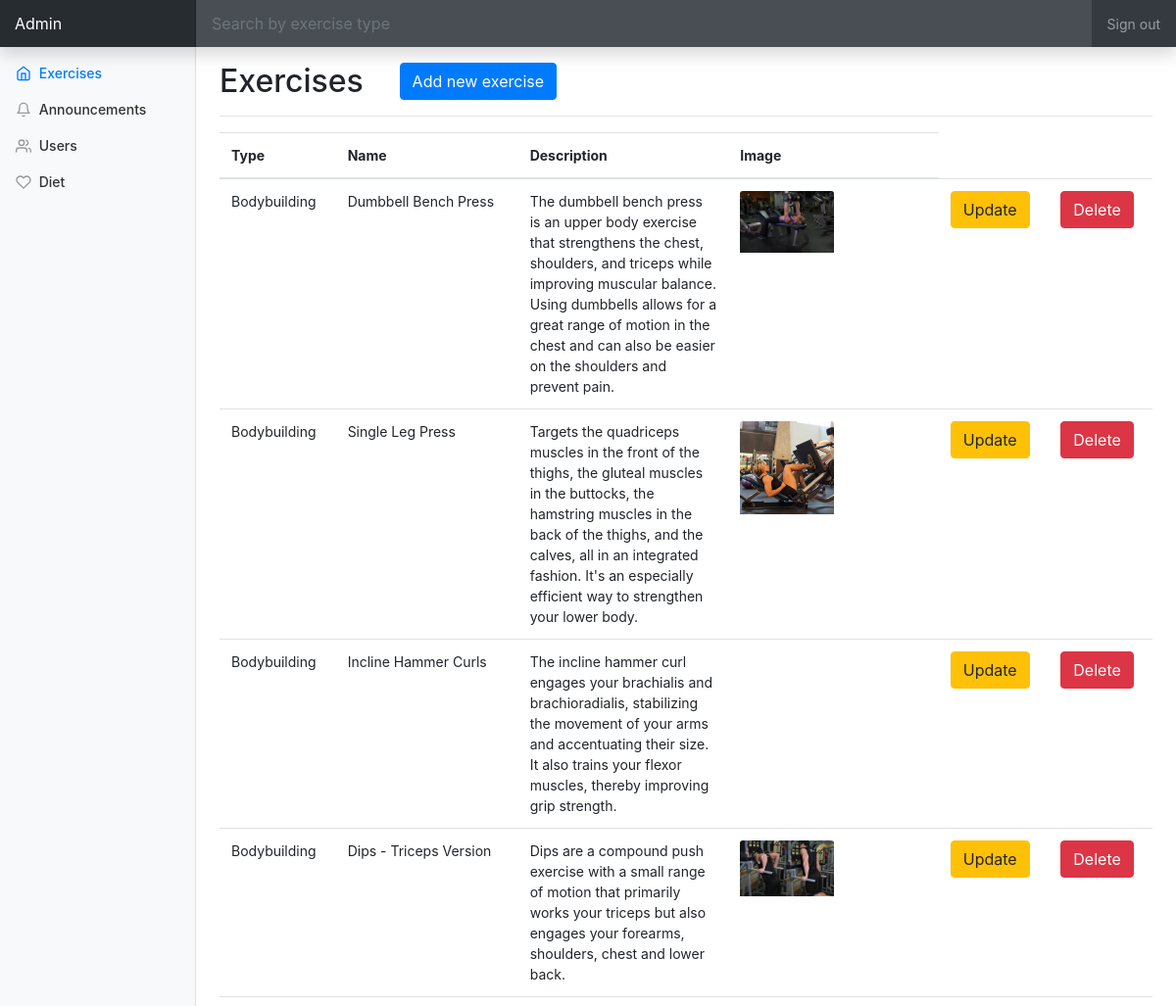
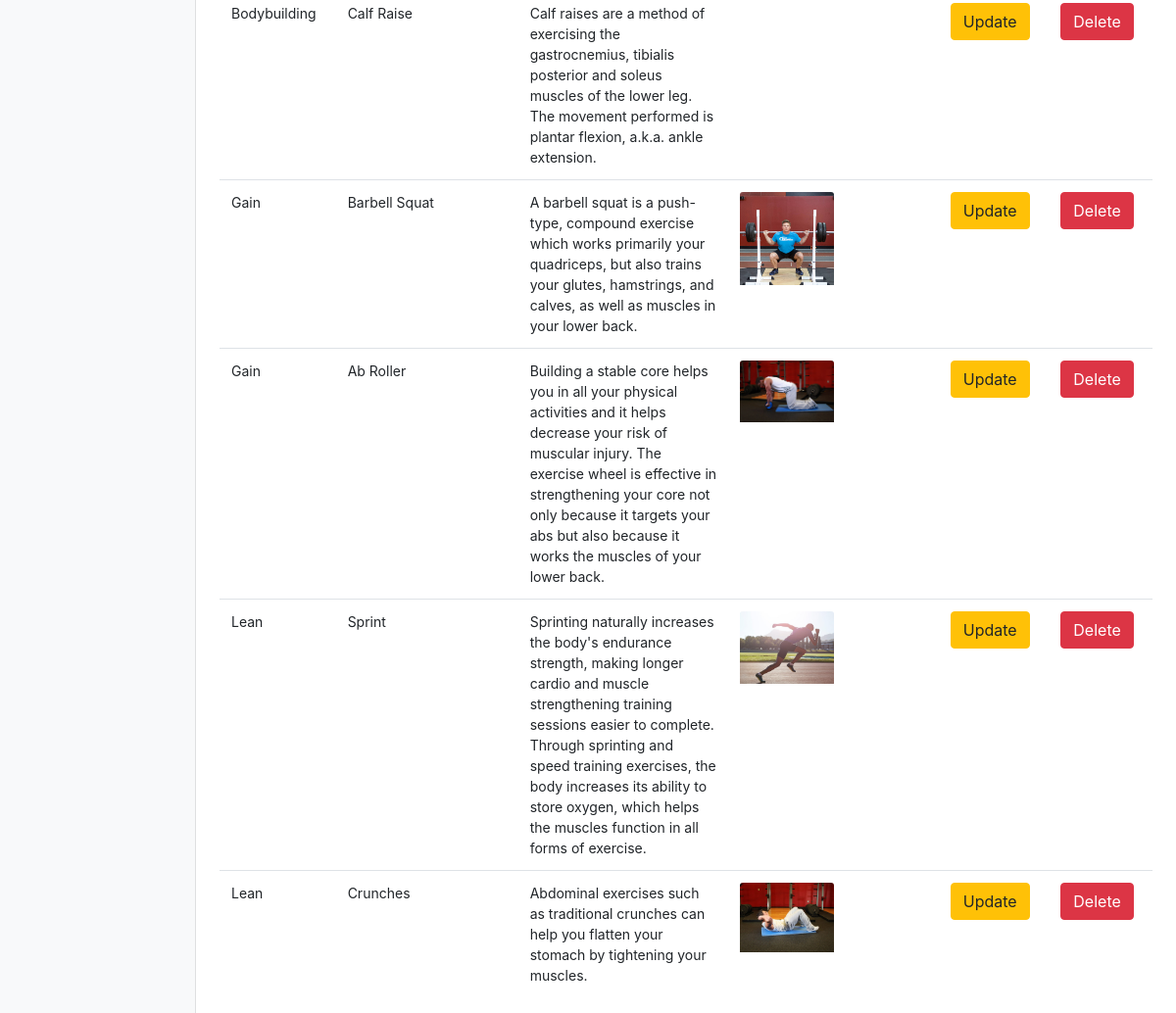
The app's page /adminpage.php with its own data (2 pictures, top to bottom).
### tables this page shows
CREATE TABLE `exercises` (
  `exercise_id` int(255) NOT NULL,
  `type` varchar(255) NOT NULL,
  `name` varchar(255) NOT NULL,
  `description` varchar(765) NOT NULL,
  `filepath` varchar(1025) NOT NULL,
  `activate` int(2) NOT NULL
);

### functions.php (called while the page is built, shortened)
<?php
	class dataOps{
		public $conn;
		public function __construct(){
			$this -> conn = mysqli_connect("localhost","root","","weighttrack");
		}
		public function retrieveExercise(){
			$sql = "SELECT * FROM exercises WHERE activate='1'";
			$exerciseArray = array();
			$res = mysqli_query($this->conn, $sql);
			while($row = mysqli_fetch_assoc($res)){
				$exerciseArray[] = $row;
			}
			return $exerciseArray;
		}
	}
?>

### adminpage.php (the view, shortened to what this page needs)
<!doctype html>
<html lang="en">
  <head>
    <?php include 'functions.php' ?>
    <link href="vendor/bootstrap/css/bootstrap.min.css" rel="stylesheet">
    <link href="css/dashboard.css" rel="stylesheet">
  </head>
  <body>
    <?php
      $dataOps = new dataOps();
      $exerciseArray = $dataOps->retrieveExercise();
    ?>
    <nav class="navbar navbar-dark fixed-top bg-dark flex-md-nowrap p-0 shadow">
      <a class="navbar-brand col-sm-3 col-md-2 mr-0" href="#">Admin</a>
      <input onkeyup="searchFunction()" id="searchInput" class="form-control form-control-dark w-100" type="text" placeholder="Search by exercise type" aria-label="Search">
      <ul class="navbar-nav px-3">
        <li class="nav-item text-nowrap">
          <a class="nav-link" href="userlogout.php">Sign out</a>
        </li>
      </ul>
    </nav>
    <div class="container-fluid">
      <div class="row">
        <nav class="col-md-2 d-none d-md-block bg-light sidebar">
          <div class="sidebar-sticky">
            <ul class="nav flex-column">
              <li class="nav-item">
                <a class="nav-link active" href="adminpage.php">
                  <span data-feather="home"></span>
                  Exercises <span class="sr-only">(current)</span>
                </a>
              </li>
              <li class="nav-item">
                <a class="nav-link" href="announcements.php">
                  <span data-feather="bell"></span>
                  Announcements
                </a>
              </li>
              <li class="nav-item">
                <a class="nav-link" href="adminuserlist.php">
                  <span data-feather="users"></span>
                  Users
                </a>
              </li>
              <li class="nav-item">
                <a class="nav-link" href="admindiet.php">
                  <span data-feather="heart"></span>
                  Diet
                </a>
              </li>
            </ul>
          </div>
        </nav>
        <main role="main" class="col-md-9 ml-sm-auto col-lg-10 px-4">
          <div class="d-flex justify-content-between flex-wrap flex-md-nowrap align-items-center pt-3 pb-2 mb-3 border-bottom">
            <div class="row">
              <div class="col-xs-6 col-md-6 col-lg-6">
            <h1 class="h2">Exercises</h1>
              </div>
              <div class="col-xs-2 col-md-2 col-lg-2">
            <button type="button" class="btn btn-primary pull-left" data-toggle="modal" data-target="#addModal">
            Add new exercise</button>
          </div>
            </div>
          </div>
           <table class="table table-hover usersTable" id="exerciseTable">
                      <thead>
                       <tr>
                       <th>Type</th>
                       <th>Name</th>
                       <th>Description</th>
                      <th>Image</th>
                     </thead>
                      <?php foreach($exerciseArray as $row){ ?>
                      <tr>
                        <td><?php echo $row['type']; ?></td>
                        <td><?php echo $row['name']; ?></td>
                        <td><?php echo $row['description']; ?></td>
                        <td><?php echo '<a href="'.$row['filepath'].'"><img class="card-img-top" src="'.$row['filepath'].'" alt=""></a>'; ?></td>
                        <td><a type="button" class="btn btn-warning" name="updateBtn" href="update.php?id=<?php echo $row['exercise_id']?>" >Update</a></td>
                        <td><a type="button" onclick="return confirm('Are you sure?')" class="btn btn-danger" name="deleteBtn" href="deleteexercise.php?id=<?php echo $row['exercise_id']?>">Delete</a></td>
                      </tr>
                      <?php } ?>
           </table>
        </main>
      </div>
    </div>
  </body>
</html>

### css/dashboard.css (style rules this page uses)
body { font-size: .875rem; }
.feather { width: 16px; height: 16px; vertical-align: text-bottom; }
.sidebar { position: fixed; top: 0; bottom: 0; left: 0; z-index: 100; padding: 48px 0 0; box-shadow: inset -1px 0 0 rgba(0, 0, 0, .1); }
.sidebar-sticky { position: relative; top: 0; height: calc(100vh - 48px); padding-top: .5rem; overflow-x: hidden; overflow-y: auto; }
.sidebar .nav-link { font-weight: 500; color: #333; }
.sidebar .nav-link .feather { margin-right: 4px; color: #999; }
.sidebar .nav-link.active { color: #007bff; }
.sidebar .nav-link:hover .feather, .sidebar .nav-link.active .feather { color: inherit; }
[role="main"] { padding-top: 48px; }
.navbar-brand { padding-top: .75rem; padding-bottom: .75rem; font-size: 1rem; background-color: rgba(0, 0, 0, .25); box-shadow: inset -1px 0 0 rgba(0, 0, 0, .25); }
.navbar .form-control { padding: .75rem 1rem; border-width: 0; border-radius: 0; }
.form-control-dark { color: #fff; background-color: rgba(255, 255, 255, .1); border-color: rgba(255, 255, 255, .1); }
.border-bottom { border-bottom: 1px solid #e5e5e5; }
img { max-width:50%; max-height:50%; }
th { max-width: 200px; }
td { max-width: 200px; word-wrap: break-word; }

### records on screen
exercises: type "Bodybuilding", name "Dumbbell Bench Press", description "The dumbbell bench press is an upper body exercise that strengthens the chest, shoulders, and triceps while improving muscular balance. Using dumbbells allows for a great range of motion in the chest and can also be easier on the shoulders and prevent pain.", filepath (picture)
exercises: type "Bodybuilding", name "Single Leg Press", description "Targets the quadriceps muscles in the front of the thighs, the gluteal muscles in the buttocks, the hamstring muscles in the back of the thighs, and the calves, all in an integrated fashion. It's an especially efficient way to strengthen your lower body.", filepath (picture)
exercises: type "Bodybuilding", name "Incline Hammer Curls", description "The incline hammer curl engages your brachialis and brachioradialis, stabilizing the movement of your arms and accentuating their size. It also trains your flexor muscles, thereby improving grip strength."
exercises: type "Bodybuilding", name "Dips - Triceps Version", description "Dips are a compound push exercise with a small range of motion that primarily works your triceps but also engages your forearms, shoulders, chest and lower back.", filepath (picture)
exercises: type "Bodybuilding", name "Calf Raise", description "Calf raises are a method of exercising the gastrocnemius, tibialis posterior and soleus muscles of the lower leg. The movement performed is plantar flexion, a.k.a. ankle extension."
exercises: type "Gain", name "Barbell Squat", description "A barbell squat is a push-type, compound exercise which works primarily your quadriceps, but also trains your glutes, hamstrings, and calves, as well as muscles in your lower back.", filepath (picture)
exercises: type "Gain", name "Ab Roller", description "Building a stable core helps you in all your physical activities and it helps decrease your risk of muscular injury. The exercise wheel is effective in strengthening your core not only because it targets your abs but also because it works the muscles of your lower back.", filepath (picture)
exercises: type "Lean", name "Sprint", description "Sprinting naturally increases the body's endurance strength, making longer cardio and muscle strengthening training sessions easier to complete. Through sprinting and speed training exercises, the body increases its ability to store oxygen, which helps the muscles function in all forms of exercise.", filepath (picture)
exercises: type "Lean", name "Crunches", description "Abdominal exercises such as traditional crunches can help you flatten your stomach by tightening your muscles.", filepath (picture)
